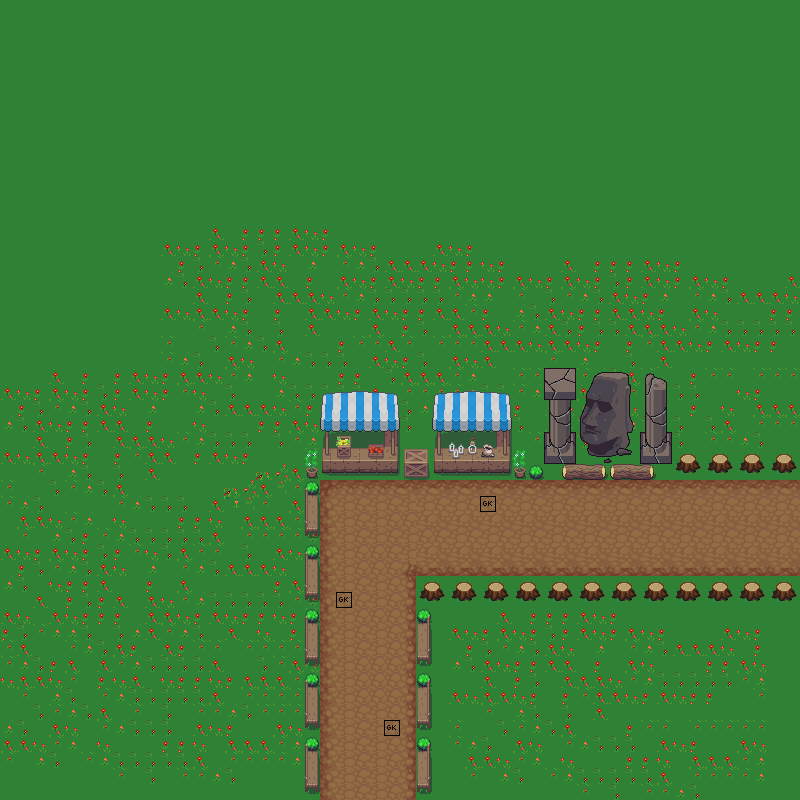

A level layout from a 2D game, rendered from its tile map. Below: a short description, then the map file with tile-grid data replaced by summaries:
An orthogonal 50x50 tile map with 16x16 px tiles, 4 tile layers (fondo, decoracion1, colision, entities), 3 tilesets.

<map version="1.10" tiledversion="1.10.2" orientation="orthogonal" renderorder="right-down" width="50" height="50" tilewidth="16" tileheight="16" infinite="0" nextlayerid="6" nextobjectid="1">
 <tileset firstgid="1" source="asdafasdf.tsx" />
 <tileset firstgid="4097" source="casas.tsx" />
 <tileset firstgid="5537" source="Entities.tsx" />
 <layer id="1" name="fondo" width="50" height="50">
  <data>[2500 cells, 2500 non-empty, 26 distinct tile ids]</data>
 </layer>
 <layer id="3" name="decoracion1" width="50" height="50">
  <data>[2500 cells, 106 non-empty, 72 distinct tile ids]</data>
 </layer>
 <layer id="2" name="colision" width="50" height="50">
  <data>[2500 cells, 121 non-empty, 27 distinct tile ids]</data>
 </layer>
 <layer id="5" name="entities" width="50" height="50">
  <data>[2500 cells, 3 non-empty, 1 distinct tile ids]</data>
 </layer>
</map>
